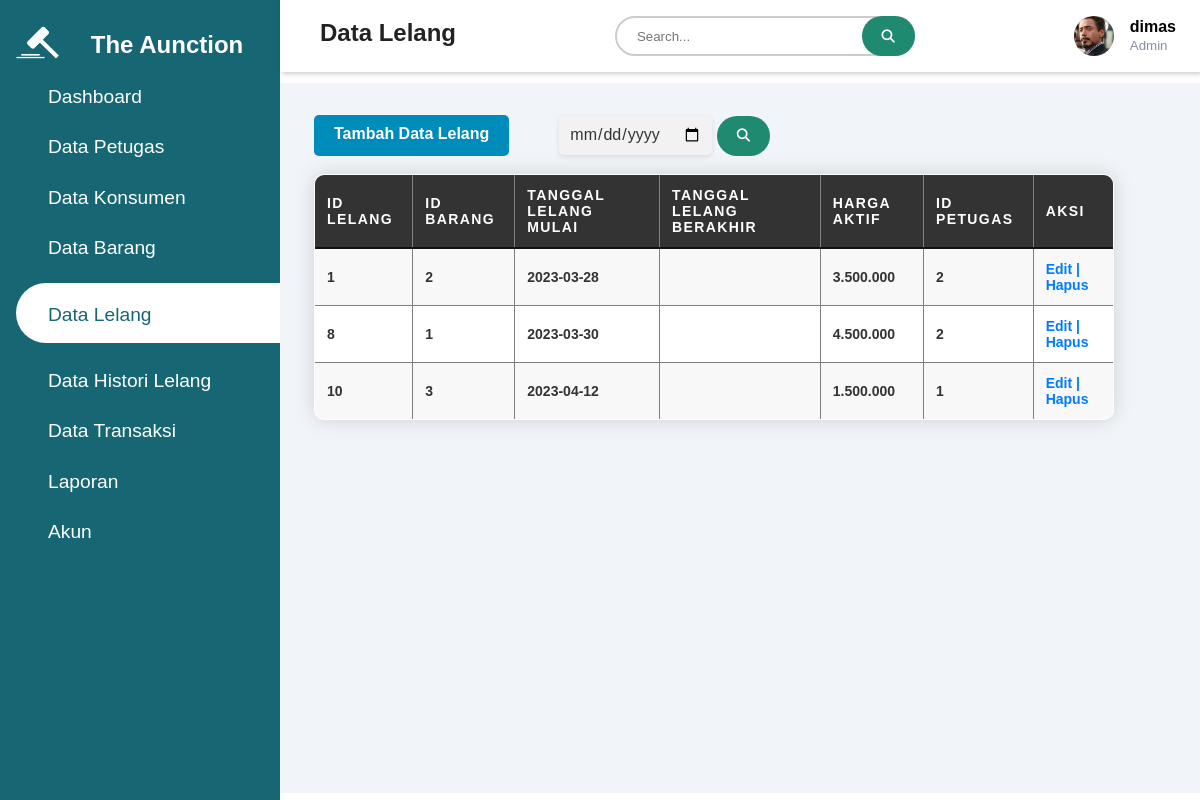
Screenshot of /admin/page/datalelang.php (signed in) with the database file from the repository.
### tables this page shows
CREATE TABLE `tpetugas` (
  `id_petugas` int(11) NOT NULL,
  `nama_petugas` varchar(50) NOT NULL,
  `username` varchar(25) NOT NULL,
  `password` varchar(25) NOT NULL,
  `id_level` int(11) NOT NULL,
  `gambar` varchar(50) NOT NULL
);

CREATE TABLE `tlelang` (
  `id_lelang` int(11) NOT NULL,
  `id_barang` int(11) NOT NULL,
  `tgl_lelang` date NOT NULL,
  `harga_aktif` int(20) NOT NULL,
  `id_user` int(11) NOT NULL,
  `id_petugas` int(11) NOT NULL,
  `status` enum('dibuka','ditutup') NOT NULL
);

### admin/page/datalelang.php (the view, shortened to what this page needs)
<?php
require '../../php/koneksi.php';
if (isset($_SESSION['login'])) {
    $id_petugas = $_SESSION['id_petugas'];
    $query = "SELECT * FROM tpetugas WHERE id_petugas='$id_petugas'";
    $a = mysqli_query($koneksi, $query);
    $data = mysqli_fetch_array($a);
} else {
    header("location:../../php/page/loginpetugas.php");
}
?>
<!DOCTYPE html>
<html lang="en">
<head>
    <link rel="stylesheet"
        href="https://maxst.icons8.com/vue-static/landings/line-awesome/line-awesome/1.3.0/css/line-awesome.min.css">
    <link rel="stylesheet" href="https://cdnjs.cloudflare.com/ajax/libs/font-awesome/6.4.0/css/all.min.css"
 />
    <link rel="stylesheet" href="../../assets/css/test.css">
</head>
<body>
    <div class="sidebar">
        <div class="sidebar-brand">
            <h1>
                <img src="../../assets/img/LELANG6.png" alt="" width="70px" height="70px">
                <h2>The Aunction</h2>
            </h1>
        </div>
        <div class="sidebar-menu">
            <ul>
                <li>
                    <a href="dashboard.php"><span class="las la-igloo"></span>
                        <span>Dashboard</span></a>
                </li>
            </ul>
            <ul>
                <li>
                    <a href="datapetugas.php"><span class="las la-users"></span>
                        <span>Data Petugas</span></a>
                </li>
            </ul>
            <ul>
                <li>
                    <a href="datakonsumen.php"><span class="las la-users"></span>
                        <span>Data Konsumen</span></a>
                </li>
            </ul>
            <ul>
                <li>
                    <a href="databarang.php"><span class="las la-clipboard-list"></span>
                        <span>Data Barang</span></a>
                </li>
            </ul>
            <ul>
                <li>
                    <a href="datalelang.php" class="active"><span class="las la-clipboard-list"></span>
                        <span>Data Lelang</span></a>
                </li>
            </ul>
            <ul>
                <li>
                    <a href="datahistorilelang.php"><span class="las la-clipboard-list"></span>
                        <span>Data Histori Lelang</span></a>
                </li>
            </ul>
            <ul>
                <li>
                    <a href="datatransaksi.php"><span class="las la-clipboard-list"></span>
                        <span>Data Transaksi</span></a>
                </li>
            </ul>
            <ul>
                <li>
                    <a href="laporan.php"><span class="las la-clipboard-list"></span>
                        <span>Laporan</span></a>
                </li>
            </ul>
            <ul>
                <li>
                    <a href="akun.php"><span class="las la-user-circle"></span>
                        <span>Akun</span></a>
                </li>
            </ul>
        </div>
    </div>
    <div class="main-content">
        <header>
            <h2>
                <label for="nav-toggle">
                    <span class="las la-bars"></span>
                </label>
                Data Lelang
            </h2>
            <div class="search-box">
                <form action="" method="POST">
                    <input type="text" name="search" placeholder="Search...">
                    <button type="submit" name="submit-search"><i class="fa fa-search"></i></button>
                </form>
            </div>
            <div class="user-wrapper">
                <img src="../../assets/img/<?= $data['gambar'] ?>" width="40px" height="40px" alt="">
                <div>
                    <h4>
                        <?= $data['username'] ?>
                    </h4>
                    <small>Admin</small>
                </div>
            </div>
        </header>
        <main>
            <div class="head">
                <a href="../crud-page/tambah_lelang.php" class="tambah">Tambah Data Lelang</a>
                <br />
                <form action="" method="POST">
                    <input type="date" name="search">
                    <button type="submit" name="submit-search"><i class="fa fa-search"></i></button>
                </form>
            </div>
            <br />
            <table border="1">
                <tr>
                    <th>Id Lelang</th>
                    <th>Id Barang</th>
                    <th>Tanggal Lelang Mulai</th>
                    <th>Tanggal Lelang Berakhir</th>
                    <th>Harga Aktif</th>
                    <th>Id Petugas</th>
                    <th>Aksi</th>
                </tr>
                <?php
                include '../../php/koneksi.php';
                if (!isset($_POST['submit-search'])) {
                    $data = mysqli_query($koneksi, "SELECT * FROM tlelang");
                } else if (isset($_POST['submit-search'])) {
                    $key = htmlspecialchars($_POST['search']);
                    $data = mysqli_query($koneksi, "SELECT * FROM tlelang WHERE id_lelang LIKE '%$key%' OR id_barang LIKE '%$key%' OR tgl_lelang LIKE '%$key%' OR harga_aktif LIKE '%$key%' OR id_petugas LIKE '%$key%'");
                }
                while ($d = mysqli_fetch_array($data)) {
                    ?>
                    <tr>
                        <td>
                            <?= $d['id_lelang']; ?>
                        </td>
                        <td>
                            <?= $d['id_barang']; ?>
                        </td>
                        <td>
                            <?= $d['tgl_lelang']; ?>
                        </td>
                        <td>
                        </td>
                        <td>
                            <?= number_format($d['harga_aktif'], 0, ',', '.') ?>
                        </td>
                        <td>
                            <?= $d['id_petugas']; ?>
                        </td>
                        <td>
                            <a href="../crud-page/edit_lelang.php?id_lelang=<?= $d['id_lelang'];
                            ?>">Edit | </a>
                            <a href="../action/aksi_hapus_lelang.php?id_lelang=<?= $d['id_lelang'];
                            ?>" onclick="return confirm('Yakin Ingin Menghapus Data?')">Hapus</a>
                        </td>
                    </tr>
                    <?php
                }
                ?>
            </table>
        </main>
    </div>
</body>
</html>

### assets/css/test.css (style rules this page uses)
:root { --main-color: #166674; --color-dark: #1D2231; --text-grey: #8390A2; }
* { padding: 0; margin: 0; box-sizing: border-box; list-style-type: none; text-decoration: none; font-family: 'Poppins', sans-serif; }
.sidebar { width: 280px; position: fixed; left: 0; top: 0; height: 100%; background: var(--main-color); z-index: 100%; transition: widht 300ms; overflow: hidden; }
.sidebar-brand { height: 55px; padding-left: 1rem 0rem 1rem 2rem; display: flex; margin-top: 10px; }
.sidebar-brand h1 img { padding-left: 5px; width: 70px; height: auto; }
.sidebar-brand h2 { padding: 1.3rem; color: #fff; }
.sidebar-menu { margin-top: 1rem; }
.sidebar-menu li { width: 100%; margin-bottom: 1.4rem; padding-left: 1rem; }
.sidebar-menu a { padding-left: 1rem; display: block; color: #fff; font-size: 1.2rem; }
.sidebar-menu a.active { background: #fff; padding-top: 1rem; padding-bottom: 1rem; color: var(--main-color); border-radius: 30px 0px 0px 30px; transition: 3s; }
.sidebar-menu a span:first-child { font-size: 1.5rem; padding-right: 1rem; }
.main-content { margin-left: 280px; }
.head { display: flex; }
.head input { margin-left: 50px; padding: 10px; border: none; border-radius: 5px; background-color: #f2f2f2; color: #333; font-size: 16px; box-shadow: 0px 2px 5px rgba(0, 0, 0, 0.1); }
.head button[type="submit"] { height: 40px; padding: 12px 20px; background-color: #1F8A70; color: white; border: none; border-radius: 20px; cursor: pointer; }
header { background: #fff; display: flex; justify-content: space-between; padding: 1rem 1.5rem; box-shadow: 2px 2px 5px rgba(0, 0, 0, 0.2); position: fixed; left: 280px; width: calc(100% - 280px); top: 0; z-index: 100; transition: left 300ms; }
header h2 { color: #222; }
header label span { font-size: 1.7rem; padding-right: 1rem; }
.search-box { position: relative; width: 300px; height: 40px; }
.search-box input[type="text"] { width: 300px; height: 40px; padding: 10px 20px; box-sizing: border-box; border: none; border: 2px solid #ccc; border-radius: 20px; }
.search-box button[type="submit"] { position: absolute; right: 0; height: 40px; padding: 12px 20px; background-color: #1F8A70; color: white; border: none; border-radius: 20px; cursor: pointer; }
.user-wrapper { display: flex; align-items: center; }
.user-wrapper img { border-radius: 50%; margin-right: 1rem; object-fit: cover; }
.user-wrapper h4 { margin-bottom: 0rem !important; }
.user-wrapper small { display: inline-block; color: var(--text-grey); }
main { margin-top: 65px; padding: 2rem 1.5rem; background: #f1f5f9; min-height: calc(100vh - 90px); width: 100%; position: relative; }
.tambah { display: inline-block; padding: 10px 20px; margin-left: 10px; font-size: 16px; font-weight: bold; text-align: center; text-decoration: none; background-color: #008CBA; color: #FFFFFF; border-radius: 5px; transition: background-color 0.3s ease; }
#table-transaksi th, td { padding: 12px; text-align: left; vertical-align: middle; font-weight: bold; }
table { border-collapse: collapse; width: 100%; max-width: 800px; margin-left: 10px; background-color: #fff; color: #333; font-size: 14px; font-weight: 400; text-align: left; border-radius: 10px; overflow: hidden; box-shadow: 0 0 20px rgba(0, 0, 0, 0.15); }
th, td { padding: 12px; text-align: left; vertical-align: middle; }
th { background-color: #333; color: #fff; font-weight: 600; text-transform: uppercase; letter-spacing: 0.1em; border-bottom: 2px solid #111; }
tr:nth-child(even) { background-color: #f8f8f8; }
td a { color: #007bff; text-decoration: none; }

### rows the page displays
tpetugas: gambar (picture), username "dimas"
tlelang: id_lelang "1", id_barang "2", tgl_lelang "2023-03-28", harga_aktif "3.500.000", id_petugas "2"
tlelang: id_lelang "8", id_barang "1", tgl_lelang "2023-03-30", harga_aktif "4.500.000", id_petugas "2"
tlelang: id_lelang "10", id_barang "3", tgl_lelang "2023-04-12", harga_aktif "1.500.000", id_petugas "1"
